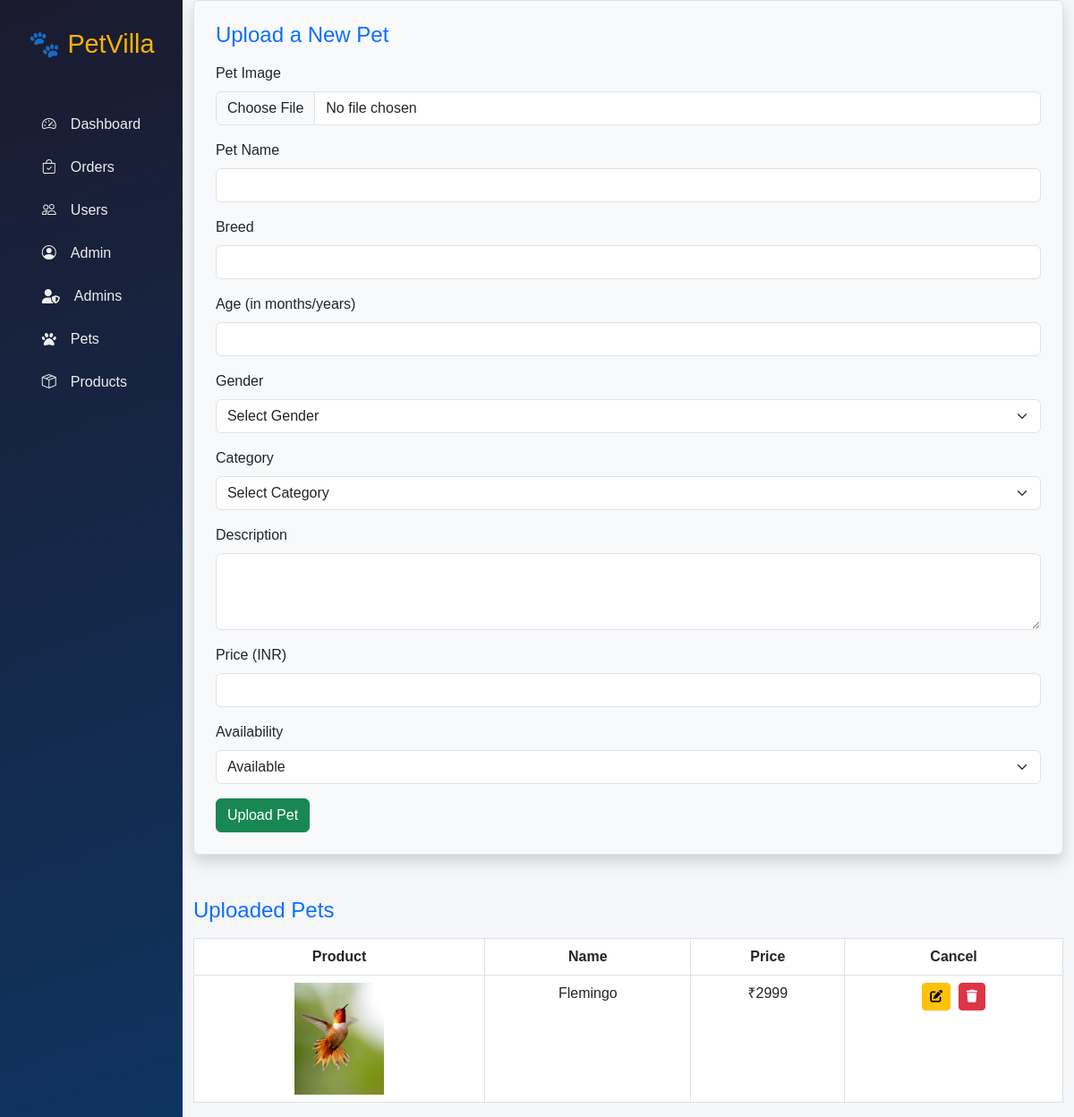
Page /admin/admin_pets.php (signed in) on the earlier database version.
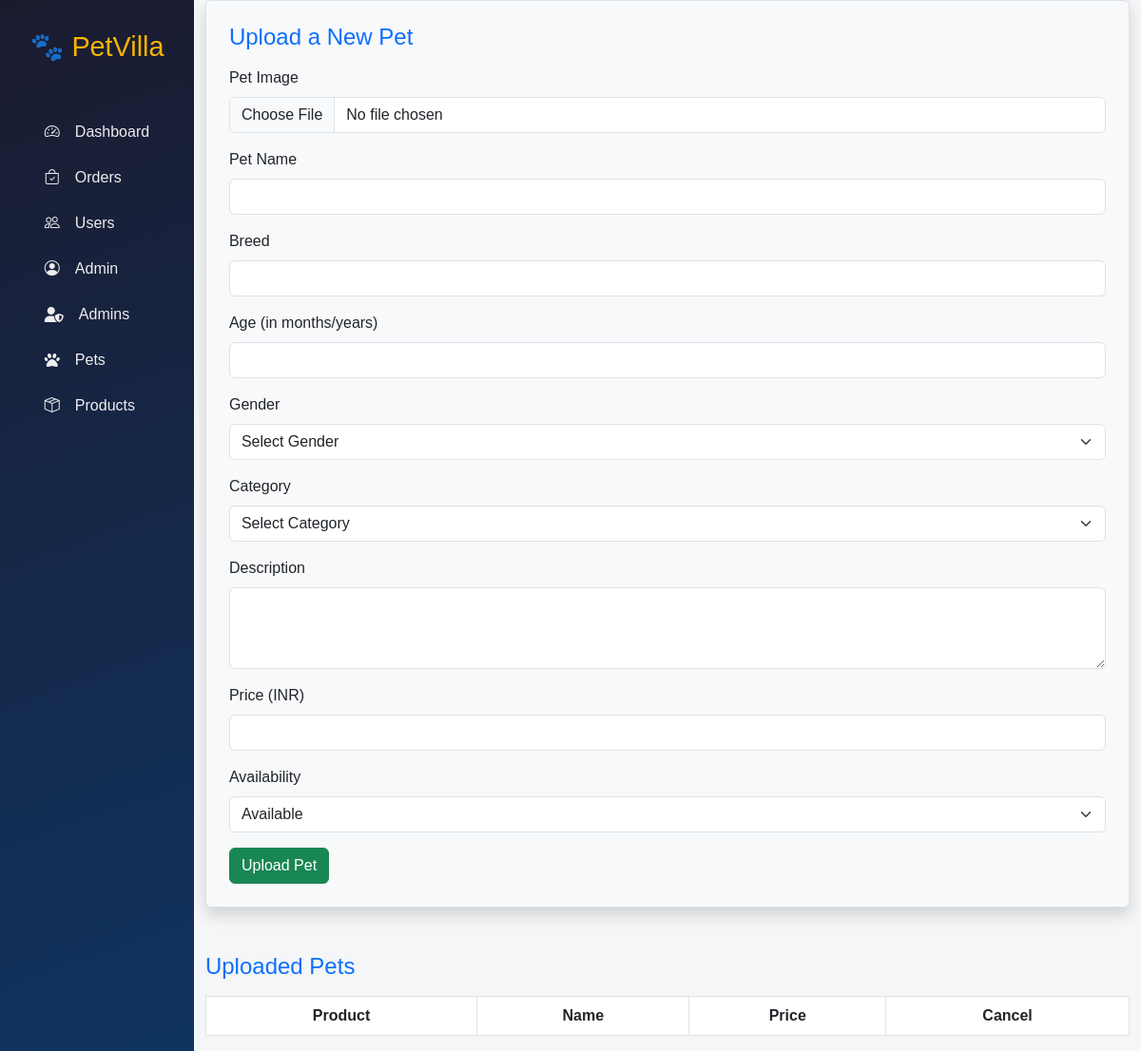
Same page on the later database version.
### tables this page shows
CREATE TABLE `pets` (
  `pets_id` int(50) NOT NULL,
  `pet-image` varchar(50) NOT NULL,
  `pet-name` text NOT NULL,
  `pet-breed` text NOT NULL,
  `pet-age` varchar(3) NOT NULL,
  `pet-gender` text NOT NULL,
  `pet-category` text NOT NULL,
  `pet-description` varchar(200) NOT NULL,
  `pet-price` int(4) NOT NULL,
  `pet-availability` text NOT NULL
);

### admin/admin_pets.php (the view, shortened to what this page needs)
<?php include "../partial/_database.php";  ?>
<!DOCTYPE html>
<html lang="en">
<head>
  <link href="https://cdn.jsdelivr.net/npm/bootstrap@5.3.0/dist/css/bootstrap.min.css" rel="stylesheet"/>
  <link href="https://cdn.jsdelivr.net/npm/bootstrap-icons@1.10.5/font/bootstrap-icons.css" rel="stylesheet">
  <link rel="stylesheet" href="https://cdnjs.cloudflare.com/ajax/libs/font-awesome/6.4.0/css/all.min.css">
  <link rel="stylesheet" href="//cdn.datatables.net/2.3.0/css/dataTables.dataTables.min.css">
</head>
<body>
  <div id="wrapper">
    <div id="sidebar">
      <h3>🐾 PetVilla</h3>
      <ul class="nav flex-column">
        <li class="nav-item"><a href="index.php" class="nav-link"><i class="bi bi-speedometer2"></i> Dashboard</a></li>
        <li class="nav-item"><a href="admin_order.php" class="nav-link"><i class="bi bi-bag-check"></i> Orders</a></li>
        <li class="nav-item"><a href="admin_users.php" class="nav-link"><i class="bi bi-people"></i> Users</a></li>
        <li class="nav-item"><a href="admin_admins.php" class="nav-link"><i class="bi bi-person-circle"></i> Admin</a>
        </li>
        <li class="nav-item"><a href="admin.php" class="nav-link"><i class="fas fa-user-shield"></i> Admins</a></li>
        <li class="nav-item"><a href="admin_Pets.php" class="nav-link"><i class="fas fa-paw"></i> Pets</a></li>
        <li class="nav-item"><a href="admin_Product.php" class="nav-link"><i class="bi bi-box-seam"></i> Products</a>
        </li>
      </ul>
    </div>
     <div class="container">
    <form action="admin_pets.php" method="POST" enctype="multipart/form-data" class="p-4 border rounded bg-light shadow">
  <h4 class="mb-3 text-primary">Upload a New Pet</h4>
  <div class="mb-3">
    <label for="petImage" class="form-label">Pet Image</label>
    <input type="file" name="pet_image" class="form-control" id="petImage" accept="image/*" required>
  </div>
  <div class="mb-3">
    <label for="petName" class="form-label">Pet Name</label>
    <input type="text" name="pet_name" class="form-control" id="petName" required>
  </div>
  <div class="mb-3">
    <label for="petBreed" class="form-label">Breed</label>
    <input type="text" name="breed" class="form-control" id="petBreed" required>
  </div>
  <div class="mb-3">
    <label for="age" class="form-label">Age (in months/years)</label>
    <input type="text" name="age" class="form-control" id="age" required>
  </div>
  <div class="mb-3">
    <label class="form-label">Gender</label>
    <select name="gender" class="form-select" required>
      <option value="">Select Gender</option>
    </select>
  </div>
  <div class="mb-3">
    <label for="category" class="form-label">Category</label>
    <select name="category" class="form-select" required>
      <option value="">Select Category</option>
    </select>
  </div>
  <div class="mb-3">
    <label for="description" class="form-label">Description</label>
    <textarea name="description" class="form-control" rows="3" required></textarea>
  </div>
  <div class="mb-3">
    <label for="price" class="form-label">Price (INR)</label>
    <input type="number" name="price" class="form-control" id="price" required>
  </div>
  <div class="mb-3">
    <label class="form-label">Availability</label>
    <select name="availability" class="form-select" required>
      <option value="Available">Available</option>
    </select>
  </div>
  <button type="submit" class="btn btn-success">Upload Pet</button>
</form>
<div class="table-responsive">
  <h4 class="mb-3 my-5 text-primary">Uploaded Pets</h4>
      <table class="table table-bordered" id="myTable">
        <thead class="thead-light text-center">
          <tr>
            <th>Product</th>
            <th>Name</th>
            <th>Price</th>
            <th>Cancel</th>
          </tr>
        </thead>
        <tbody>
           <?php
            $query1 = "SELECT * FROM pets";
            $result1 = mysqli_query($conn,$query1);
            if(mysqli_num_rows($result1) > 0){
             while($row = mysqli_fetch_assoc($result1)){
                       echo "
<tr class='text-center'>
  <td><img src='".$row['pet-image']."' width='100px' alt='Pet Image' class='product-img'></td>
  <td>".$row['pet-name']."</td>
  <td>₹".$row['pet-price']."</td>
  <td>
    <a href='edit_pet.php?id=".$row['pets_id']."' class='btn btn-warning btn-sm me-1'><i class='fa fa-edit'></i></a>
    <a href='delete_pet.php?id=".$row['pets_id']."' class='btn btn-danger btn-sm' onclick=\"return confirm('Are you sure you want to delete this pet?');\"><i class='fa fa-trash'></i></a>
  </td>
</tr>";
             }
            }
           ?>
        </tbody>
      </table>
    </div>
</div>
</body>
</html>

Differences in the rows shown:
removed pets: value (picture), value "Flemingo", value "2999"
